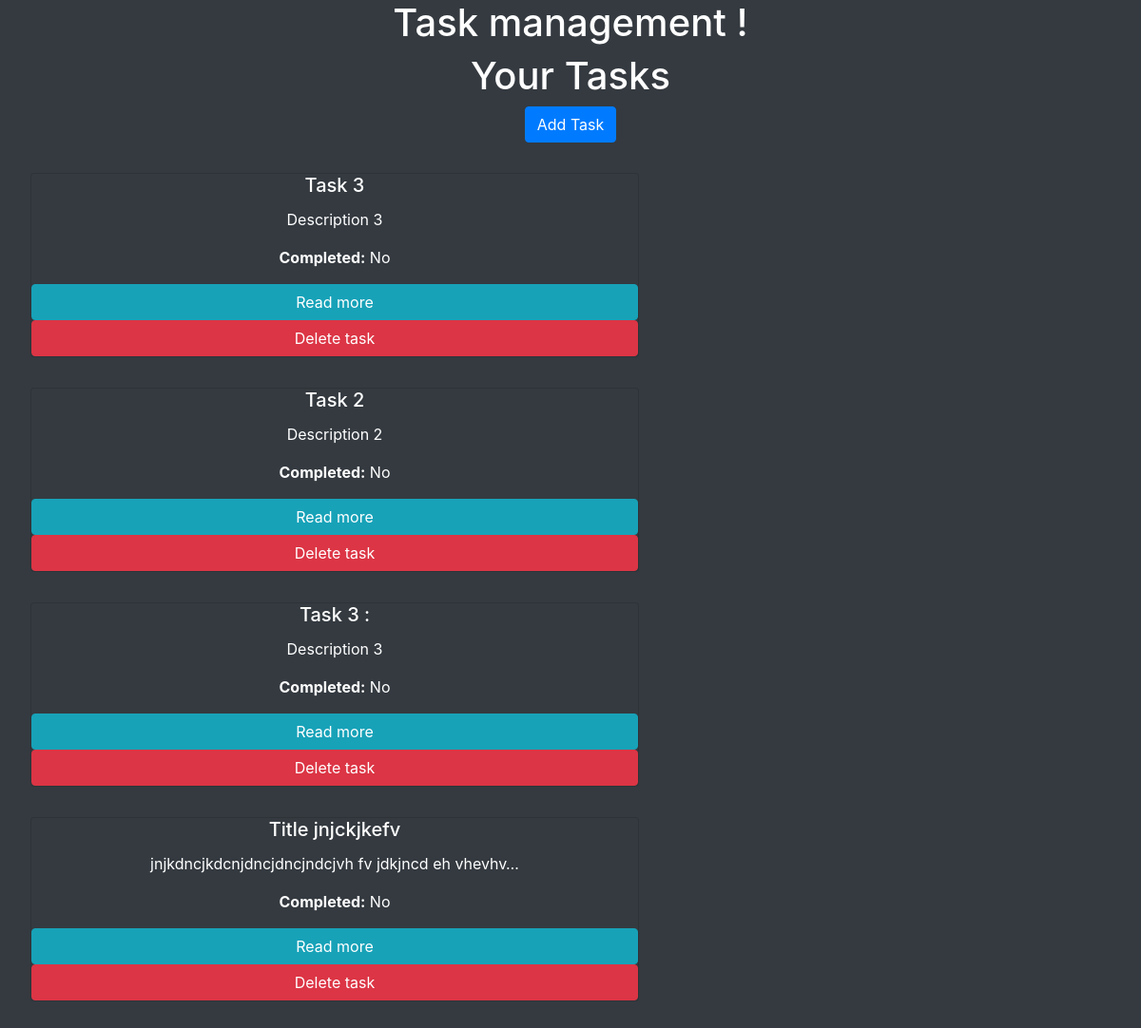
The page / on the database its author committed.
### taskmanager/models.py (models this page shows)
class Task(models.Model) :
    title= models.CharField(max_length=200)
    description=models.TextField()
    completed=models.BooleanField(default=False)
    created_at = models.DateTimeField(auto_now_add=True)

### taskmanager/views.py (the view)
# urls.py: path('',TaskListView.as_view(),name='task_list'),
class TaskListView(ListView) :
     model =Task
     template_name='task_list.html'
     context_object_name='tasks'

### taskmanager/templates/task_list.html
{% extends 'base.html' %}
{% block content %}
    <h1>Your Tasks</h1>
    <a role="button" class="btn btn-primary" href="{% url 'task_create' %}">Add Task</a>
      {% for task in tasks %}
      <div style="text-align: center;margin:2em">
        <div class="card bg-dark" style="width:40em">
          <h5 class="card-title">{{ task.title }}</h5>
          <p>{{ task.description|truncatechars:50 }}</p>
          <p>
            <strong>Completed:</strong>
            {% if task.completed %}Yes{% else %}No{% endif %}
          </p>
          <a class="btn btn-info" role="button" href="{% url 'task_detail' task.pk %}">
            Read more
          </a>
          <a role="button" class="btn btn-danger" href="{% url 'task_delete' task.pk %}">
            Delete task
          </a>
        </div>
      </div>
        {% empty %}
          <h3>No tasks yet.</h3>
          <a class="btn btn-primary" role="button" href="{% url 'task_create' %}">Add Task</a>
      {% endfor %}
{% endblock %}

### taskmanager/templates/base.html (shortened to what this page needs)
<!DOCTYPE html>
<html>
    <head>
        <link rel="stylesheet" href="https://cdn.jsdelivr.net/npm/bootstrap@4.1.3/dist/css/bootstrap.min.css">
    </head>
    <body style="text-align:center;color:white" class="bg-dark">
        <h1>Task management !</h1>
           {% block content %}
           {% endblock %}
    </body>
</html>

### rows shown on the page
Task: title "Task 3", description "Description 3", completed "No"
Task: title "Task 2", description "Description 2", completed "No"
Task: title "Task 3 :", description "Description 3", completed "No"
Task: title "Title jnjckjkefv", description "jnjkdncjkdcnjdncjdncjndcjvh fv jdkjncd eh vhevhv…", completed "No"
